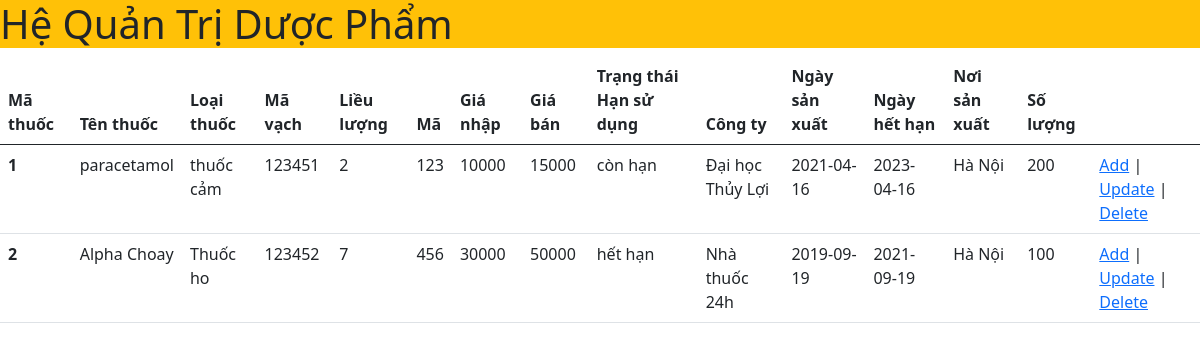
The page / on the database its author committed.
### tables this page shows
CREATE TABLE `drugs` (
  `id` int(11) NOT NULL,
  `name` varchar(100) NOT NULL,
  `type` varchar(100) NOT NULL,
  `barcode` int(11) NOT NULL,
  `dose` int(11) NOT NULL,
  `code` int(11) NOT NULL,
  `cost_price` float NOT NULL,
  `selling_price` float NOT NULL,
  `expiry` varchar(50) NOT NULL,
  `company_name` varchar(100) NOT NULL,
  `production_date` date NOT NULL,
  `expiration_date` date NOT NULL,
  `place` varchar(100) NOT NULL,
  `quantity` int(11) NOT NULL
);

### src/index.php (the view)
<?php
  include 'header.php';
?>
 <main>
        <table class="table">
            <thead>
                <tr>
                    <th scope="col">Mã thuốc</th>
                    <th scope="col">Tên thuốc</th>
                    <th scope="col">Loại thuốc</th>
                    <th scope="col">Mã vạch</th>
                    <th scope="col">Liều lượng</th>
                    <th scope="col">Mã </th>
                    <th scope="col">Giá nhập</th>
                    <th scope="col">Giá bán</th>
                    <th scope="col">Trạng thái Hạn sử dụng</th>
                    <th scope="col">Công ty</th>
                    <th scope="col">Ngày sản xuất</th>
                    <th scope="col">Ngày hết hạn</th>
                    <th scope="col">Nơi sản xuất</th>
                    <th scope="col">Số lượng</th>
                    <th scope="col"></th>
                </tr>
            </thead>
            <tbody>
                <?php
                    include 'config.php';
                    $sql = "SELECT * FROM drugs";
                    $result = mysqli_query($conn,$sql);
                    if(mysqli_num_rows($result)>0){
                        while($row=mysqli_fetch_assoc($result)){
                            echo '<tr>';
                            echo '<th scope="row">'.$row['id'].'</th>';
                            echo '<td>'.$row['name'].'</td>';
                            echo '<td>'.$row['type'].'</td>';
                            echo '<td>'.$row['barcode'].'</td>';
                            echo '<td>'.$row['dose'].'</td>';
                            echo '<td>'.$row['code'].'</td>';
                            echo '<td>'.$row['cost_price'].'</td>';
                            echo '<td>'.$row['selling_price'].'</td>';
                            echo '<td>'.$row['expiry'].'</td>';
                            echo '<td>'.$row['company_name'].'</td>';
                            echo '<td>'.$row['production_date'].'</td>';
                            echo '<td>'.$row['expiration_date'].'</td>';
                            echo '<td>'.$row['place'].'</td>';
                            echo '<td>'.$row['quantity'].'</td>';
                            echo "<td><a href='add.php' target='blank'>Add</a> | <a href='update.php' target='blank'>Update</a> | <a href='delete.php' target='blank'>Delete</a> </td>";
                            echo '</tr>';
                        }
                    }
                ?>
            </tbody>
            </table>
    </main>
<?php
    include 'footer.php';
?>

### src/header.php (shortened to what this page needs)
<!doctype html>
<html lang="en">
  <head>
    <link href="https://cdn.jsdelivr.net/npm/bootstrap@5.0.2/dist/css/bootstrap.min.css" rel="stylesheet">
    <link rel="stylesheet" href="https://cdnjs.cloudflare.com/ajax/libs/font-awesome/6.0.0-beta2/css/all.min.css" />
  </head>
  <body>
    <h1 class="bg-warning">Hệ Quản Trị Dược Phẩm </h1>

### src/footer.php (shortened to what this page needs)
  </body>
</html>

### rows shown on the page
drugs: id "1", name "paracetamol", type "thuốc cảm", barcode "123451", dose "2", code "123", cost_price "10000", selling_price "15000", expiry "còn hạn", company_name "Đại học Thủy Lợi", production_date "2021-04-16", expiration_date "2023-04-16", place "Hà Nội", quantity "200"
drugs: id "2", name "Alpha Choay", type "Thuốc ho", barcode "123452", dose "7", code "456", cost_price "30000", selling_price "50000", expiry "hết hạn", company_name "Nhà thuốc 24h", production_date "2019-09-19", expiration_date "2021-09-19", place "Hà Nội", quantity "100"
